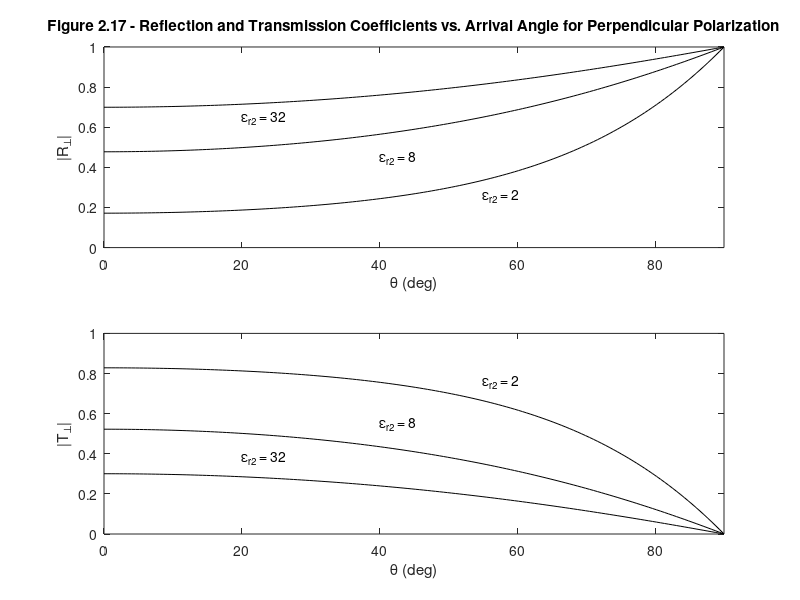

MATLAB code to generate this figure:
%%%%%%%%%%%%%%%%%%%%%%%%%%%%%%%%%%%%%%%%%%%%%%%%%%%%%%%%%%%%%
%%                                                         %%
%% ******************************************************  %%
%% * Smart Antennas for Wireless Applications w/ Matlab *  %%
%% ******************************************************  %%
%%                                                         %%
%% Chapter 2: Fig. 2.17                                    %%
%%                                                         %%
%% Author: Frank Gross                                     %%
%% McGraw-Hill, 2005                                       %%
%% Date:  11/13/2004                                       %%
%%                                                         %%
%% This code creates Figure 2.17, a plot of the reflection %%
%%     and transmission coefficient for perpendicular      %%
%%     polarization concerning plane waves incident upon a %%
%%     boundary of dielectric media.                       %%
%%%%%%%%%%%%%%%%%%%%%%%%%%%%%%%%%%%%%%%%%%%%%%%%%%%%%%%%%%%%%

%%----------------- Define Variables: ---------------------%%
% theta - range of angles (rad)                             %
% ang - theta (deg)                                         %
% er - dielectric constant                                  %
% thetat - transmission angle range                         %
% den - denominator of reflection coefficient equation      %
% g - reflection coefficient                                %
% T - transmission coefficient                              %
%%---------------------------------------------------------%%

%%----- Given Values -----%%

theta = 0:.01:pi/2; ang = theta*180/pi;

er = 2;

%%----- Compute transmission angle -----%%

thetat = asin(sqrt(1/er)*sin(theta));

%%----- Compute reflection and transmission coefficient -----%%

den = cos(theta)+sqrt(er)*cos(thetat);
g2 = (cos(theta)-sqrt(er)*cos(thetat))./den;
T2 = (1+g2);

%%----- Repeat above for er = 8, 32 -----%%

er = 8;
thetat = asin(sqrt(1/er)*sin(theta));
den = cos(theta)+sqrt(er)*cos(thetat);
g3 = (cos(theta)-sqrt(er)*cos(thetat))./den;
T3 = (1+g3);

er = 32;
thetat = asin(sqrt(1/er)*sin(theta));
den = cos(theta)+sqrt(er)*cos(thetat);
g4 = (cos(theta)-sqrt(er)*cos(thetat))./den;
T4 = (1+g4);

%%----- Plot Results -----%%

figure(1), subplot(211), plot(ang,abs(g2),'k',ang,abs(g3),'k',ang,abs(g4),'k')
xlabel('\theta (deg)'), ylabel('|R_\perp|')
title('\bfFigure 2.17 - Reflection and Transmission Coefficients vs. Arrival Angle for Perpendicular Polarization')
text(55,.26,'\epsilon_r_2 = 2');text(40,.45,'\epsilon_r_2 = 8');text(20,.65,'\epsilon_r_2 = 32')
axis([0 90 0 1])

figure(1), subplot(212), plot(ang,abs(T2),'k',ang,abs(T3),'k',ang,abs(T4),'k')
xlabel('\theta (deg)'), ylabel('|T_\perp|')
text(55,.76,'\epsilon_r_2 = 2');text(40,.55,'\epsilon_r_2 = 8');text(20,.38,'\epsilon_r_2 = 32')
axis([0 90 0 1])
